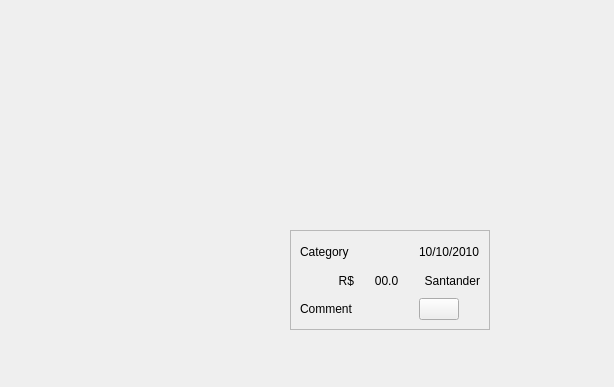
<?xml version="1.0" encoding="UTF-8"?>
<ui version="4.0">
 <class>Form</class>
 <widget class="QWidget" name="Form">
  <property name="geometry">
   <rect>
    <x>0</x>
    <y>0</y>
    <width>614</width>
    <height>387</height>
   </rect>
  </property>
  <property name="windowTitle">
   <string>Form</string>
  </property>
  <widget class="QFrame" name="frame">
   <property name="geometry">
    <rect>
     <x>290</x>
     <y>230</y>
     <width>200</width>
     <height>100</height>
    </rect>
   </property>
   <property name="minimumSize">
    <size>
     <width>200</width>
     <height>100</height>
    </size>
   </property>
   <property name="maximumSize">
    <size>
     <width>200</width>
     <height>100</height>
    </size>
   </property>
   <property name="frameShape">
    <enum>QFrame::StyledPanel</enum>
   </property>
   <property name="frameShadow">
    <enum>QFrame::Raised</enum>
   </property>
   <layout class="QHBoxLayout" name="horizontalLayout">
    <item>
     <layout class="QGridLayout" name="gridLayout">
      <item row="2" column="0" colspan="2">
       <widget class="QLabel" name="label_5">
        <property name="text">
         <string>Comment</string>
        </property>
       </widget>
      </item>
      <item row="1" column="0">
       <widget class="QLabel" name="label_2">
        <property name="text">
         <string>R$</string>
        </property>
        <property name="alignment">
         <set>Qt::AlignRight|Qt::AlignTrailing|Qt::AlignVCenter</set>
        </property>
       </widget>
      </item>
      <item row="1" column="2">
       <widget class="QLabel" name="label_7">
        <property name="text">
         <string>Santander</string>
        </property>
        <property name="alignment">
         <set>Qt::AlignRight|Qt::AlignTrailing|Qt::AlignVCenter</set>
        </property>
       </widget>
      </item>
      <item row="0" column="2">
       <widget class="QLabel" name="label_8">
        <property name="text">
         <string>10/10/2010</string>
        </property>
       </widget>
      </item>
      <item row="1" column="1">
       <widget class="QLabel" name="label_4">
        <property name="sizePolicy">
         <sizepolicy hsizetype="Preferred" vsizetype="Preferred">
          <horstretch>0</horstretch>
          <verstretch>0</verstretch>
         </sizepolicy>
        </property>
        <property name="text">
         <string>00.0</string>
        </property>
        <property name="alignment">
         <set>Qt::AlignCenter</set>
        </property>
       </widget>
      </item>
      <item row="2" column="2">
       <widget class="QPushButton" name="pushButton">
        <property name="sizePolicy">
         <sizepolicy hsizetype="Fixed" vsizetype="Fixed">
          <horstretch>0</horstretch>
          <verstretch>0</verstretch>
         </sizepolicy>
        </property>
        <property name="text">
         <string/>
        </property>
       </widget>
      </item>
      <item row="0" column="0" colspan="2">
       <widget class="QLabel" name="label">
        <property name="text">
         <string>Category</string>
        </property>
       </widget>
      </item>
     </layout>
    </item>
   </layout>
  </widget>
 </widget>
 <resources/>
 <connections/>
</ui>
